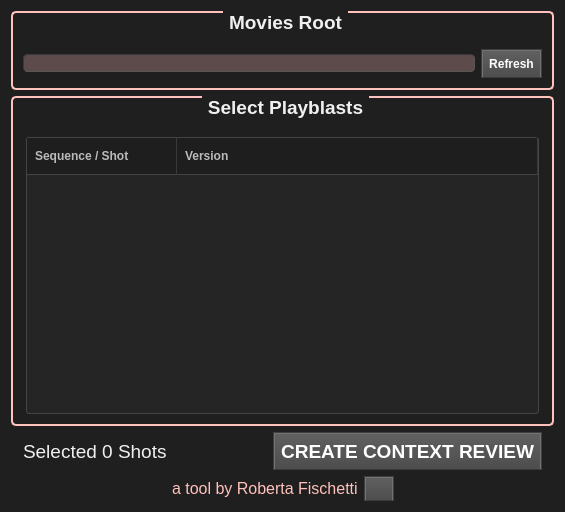
<?xml version="1.0" encoding="UTF-8"?>
<ui version="4.0">
 <class>wg_playblastReviewer</class>
 <widget class="QWidget" name="wg_playblastReviewer">
  <property name="geometry">
   <rect>
    <x>0</x>
    <y>0</y>
    <width>477</width>
    <height>512</height>
   </rect>
  </property>
  <property name="maximumSize">
   <size>
    <width>800</width>
    <height>600</height>
   </size>
  </property>
  <property name="font">
   <font>
    <family>Tahoma</family>
    <pointsize>13</pointsize>
   </font>
  </property>
  <property name="windowTitle">
   <string>Playblast In-Context Reviewer</string>
  </property>
  <property name="styleSheet">
   <string notr="true">/*
Dark Console Style Sheet for QT Applications
Author: Jaime A. Quiroga P.
Company: GTRONICK
Last updated: 24/05/2018, 17:12.
Available at: https://github.com/GTRONICK/QSS/blob/master/ConsoleStyle.qss
*/
QWidget {
	
	background-color: rgb(31, 31, 31);
	color: rgb(240, 240, 240);
	border-color: rgb(58, 58, 58);
}

QPlainTextEdit {
	background-color:rgb(0, 0, 0);
	color: rgb(200, 200, 200);
	selection-background-color: rgb(255, 153, 0);
	selection-color: rgb(0, 0, 0);
}

QTabWidget::pane {
    	border-top: 1px solid #000000;
}

QTabBar::tab {
 	background-color:rgb(0, 0, 0);
 	border-style: outset;
	border-width: 1px;
	border-right-color: qlineargradient(spread:pad, x1:0.4, y1:0.5, x2:0.6, y2:0.5, stop:0 rgba(115, 115, 115, 255), stop:1 rgba(62, 62, 62, 255));
	border-left-color: qlineargradient(spread:pad, x1:0.6, y1:0.5, x2:0.4, y2:0.5, stop:0 rgba(115, 115, 115, 255), stop:1 rgba(62, 62, 62, 255));
  border-bottom-color: rgb(58, 58, 58);
	border-bottom-width: 1px;
	border-top-width: 0px;
	border-style: solid;
	color: rgb(255, 153, 0);
	padding: 4px;
}

QTabBar::tab:selected, QTabBar::tab:hover {
   color: rgb(255, 255, 255);
   background-color:rgb(0, 0, 0);
   border-color:rgb(42, 42, 42);
   margin-left: 0px;
   margin-right: 0px;
   border-bottom-right-radius:4px;
   border-bottom-left-radius:4px;
}

QTabBar::tab:last:selected {
  background-color:rgb(0, 0, 0);
	border-color:rgb(42, 42, 42);
	margin-left: 0px;
  	margin-right: 0px;
	border-bottom-right-radius:4px;
	border-bottom-left-radius:4px;
}

QTabBar::tab:!selected {
   margin-bottom: 4px;
   border-bottom-right-radius:4px;
   border-bottom-left-radius:4px;
}

QPushButton{
	border-style: outset;
	border-width: 2px;
	border-top-color: qlineargradient(spread:pad, x1:0.5, y1:0.6, x2:0.5, y2:0.4, stop:0 rgba(115, 115, 115, 255), stop:1 rgba(62, 62, 62, 255));
	border-right-color: qlineargradient(spread:pad, x1:0.4, y1:0.5, x2:0.6, y2:0.5, stop:0 rgba(115, 115, 115, 255), stop:1 rgba(62, 62, 62, 255));
	border-left-color: qlineargradient(spread:pad, x1:0.6, y1:0.5, x2:0.4, y2:0.5, stop:0 rgba(115, 115, 115, 255), stop:1 rgba(62, 62, 62, 255));
	border-bottom-color: rgb(58, 58, 58);
	border-bottom-width: 1px;
	border-style: solid;
	color: rgb(255, 255, 255);
	padding: 6px;
	background-color: qlineargradient(spread:pad, x1:0.5, y1:1, x2:0.5, y2:0, stop:0 rgba(77, 77, 77, 255), stop:1 rgba(97, 97, 97, 255));
}

QPushButton:hover{
	border-style: outset;
	border-width: 2px;
	border-top-color: qlineargradient(spread:pad, x1:0.5, y1:0.6, x2:0.5, y2:0.4, stop:0 rgba(180, 180, 180, 255), stop:1 rgba(110, 110, 110, 255));
	border-right-color: qlineargradient(spread:pad, x1:0.4, y1:0.5, x2:0.6, y2:0.5, stop:0 rgba(180, 180, 180, 255), stop:1 rgba(110, 110, 110, 255));
	border-left-color: qlineargradient(spread:pad, x1:0.6, y1:0.5, x2:0.4, y2:0.5, stop:0 rgba(180, 180, 180, 255), stop:1 rgba(110, 110, 110, 255));
	border-bottom-color: rgb(115, 115, 115);
	border-bottom-width: 1px;
	border-style: solid;
	color: rgb(255, 255, 255);
	padding: 6px;
	background-color: qlineargradient(spread:pad, x1:0.5, y1:1, x2:0.5, y2:0, stop:0 rgba(107, 107, 107, 255), stop:1 rgba(157, 157, 157, 255));
}

QPushButton:pressed{
	border-style: outset;
	border-width: 2px;
	border-top-color: qlineargradient(spread:pad, x1:0.5, y1:0.6, x2:0.5, y2:0.4, stop:0 rgba(62, 62, 62, 255), stop:1 rgba(22, 22, 22, 255));
	border-right-color: qlineargradient(spread:pad, x1:0.4, y1:0.5, x2:0.6, y2:0.5, stop:0 rgba(115, 115, 115, 255), stop:1 rgba(62, 62, 62, 255));
	border-left-color: qlineargradient(spread:pad, x1:0.6, y1:0.5, x2:0.4, y2:0.5, stop:0 rgba(115, 115, 115, 255), stop:1 rgba(62, 62, 62, 255));
	border-bottom-color: rgb(58, 58, 58);
	border-bottom-width: 1px;
	border-style: solid;
	color: rgb(255, 255, 255);
	padding: 6px;
	background-color: qlineargradient(spread:pad, x1:0.5, y1:1, x2:0.5, y2:0, stop:0 rgba(77, 77, 77, 255), stop:1 rgba(97, 97, 97, 255));
}

QPushButton:disabled{
	border-style: outset;
	border-width: 2px;
	border-top-color: qlineargradient(spread:pad, x1:0.5, y1:0.6, x2:0.5, y2:0.4, stop:0 rgba(115, 115, 115, 255), stop:1 rgba(62, 62, 62, 255));
	border-right-color: qlineargradient(spread:pad, x1:0.4, y1:0.5, x2:0.6, y2:0.5, stop:0 rgba(115, 115, 115, 255), stop:1 rgba(62, 62, 62, 255));
	border-left-color: qlineargradient(spread:pad, x1:0.6, y1:0.5, x2:0.4, y2:0.5, stop:0 rgba(115, 115, 115, 255), stop:1 rgba(62, 62, 62, 255));
	border-bottom-color: rgb(58, 58, 58);
	border-bottom-width: 1px;
	border-style: solid;
	color: rgb(0, 0, 0);
	padding: 6px;
	background-color: qlineargradient(spread:pad, x1:0.5, y1:1, x2:0.5, y2:0, stop:0 rgba(57, 57, 57, 255), stop:1 rgba(77, 77, 77, 255));
}

QLineEdit {
	border-width: 1px; border-radius: 4px;
	border-color: rgb(58, 58, 58);
	border-style: inset;
	padding: 0 8px;
	color: rgb(255, 255, 255);
	background:rgb(101, 101, 101);
	selection-background-color: rgb(187, 187, 187);
	selection-color: rgb(60, 63, 65);
}

QProgressBar {
	text-align: center;
	color: rgb(255, 255, 255);
	border-width: 1px; 
	border-radius: 10px;
	border-color: rgb(58, 58, 58);
	border-style: inset;
}

QProgressBar::chunk {
	background-color: qlineargradient(spread:pad, x1:0.5, y1:0.7, x2:0.5, y2:0.3, stop:0 rgba(0, 200, 0, 255), stop:1 rgba(30, 230, 30, 255));
	border-radius: 10px;
}

QMenuBar {
	background:rgb(0, 0, 0);
	color: rgb(255, 153, 0);
}

QMenuBar::item {
  	spacing: 3px; 
	padding: 1px 4px;
  	background: transparent;
}

QMenuBar::item:selected { 
  	background:rgb(115, 115, 115);
}

QMenu {
	border-width: 2px; 
	border-radius: 10px;
	border-color: rgb(255, 153, 0);
	border-style: outset;
}

QMenu::item {
	spacing: 3px; 
	padding: 3px 15px;
}

QMenu::item:selected {
	spacing: 3px; 
	padding: 3px 15px;
	background:rgb(115, 115, 115);
	color:rgb(255, 255, 255);
	border-width: 1px; 
	border-radius: 10px;
	border-color: rgb(58, 58, 58);
	border-style: inset;
}

QCheckBox {
    spacing: 8px;
    color: white;
    font-size: 14px;
}

QCheckBox::indicator {
    width: 15px;
    height: 15px;
}

QCheckBox::indicator:unchecked {
	background-color: rgba(255, 193, 188, 125);
    border: 1px solid white;
    border-radius: 3px;
}
</string>
  </property>
  <layout class="QVBoxLayout" name="lay_playblastReviewer">
   <item>
    <widget class="QGroupBox" name="gb_moviesRoot">
     <property name="font">
      <font>
       <family>Tahoma</family>
       <pointsize>14</pointsize>
       <weight>75</weight>
       <bold>true</bold>
      </font>
     </property>
     <property name="autoFillBackground">
      <bool>false</bool>
     </property>
     <property name="styleSheet">
      <string notr="true">QGroupBox {
    border: 2px solid rgb(255, 193, 188);
    border-radius: 5px;
	margin-top: 1ex; /* leave space at the top for the title */
}

QGroupBox::title {
    subcontrol-origin: margin;
    subcontrol-position: top center; /* position at the top center */
    padding: 0 3px;
}</string>
     </property>
     <property name="title">
      <string>Movies Root</string>
     </property>
     <layout class="QVBoxLayout" name="verticalLayout_2">
      <item>
       <layout class="QHBoxLayout" name="lay_moviesRoot">
        <item>
         <widget class="QLineEdit" name="le_moviesRoot">
          <property name="styleSheet">
           <string notr="true">background-color: rgba(255, 193, 188, 70);</string>
          </property>
          <property name="readOnly">
           <bool>true</bool>
          </property>
         </widget>
        </item>
        <item>
         <widget class="QPushButton" name="btn_refresh">
          <property name="font">
           <font>
            <family>Tahoma</family>
            <weight>75</weight>
            <bold>true</bold>
           </font>
          </property>
          <property name="text">
           <string>Refresh</string>
          </property>
         </widget>
        </item>
       </layout>
      </item>
     </layout>
    </widget>
   </item>
   <item>
    <widget class="QGroupBox" name="qb_selectPlayblasts">
     <property name="font">
      <font>
       <family>Tahoma</family>
       <pointsize>14</pointsize>
       <weight>75</weight>
       <bold>true</bold>
      </font>
     </property>
     <property name="styleSheet">
      <string notr="true">QGroupBox {
    border: 2px solid rgb(255, 193, 188);
    border-radius: 5px;
	margin-top: 1ex; /* leave space at the top for the title */
}

QGroupBox::title {
    subcontrol-origin: margin;
    subcontrol-position: top center; /* position at the top center */
    padding: 0 3px;
}</string>
     </property>
     <property name="title">
      <string>Select Playblasts</string>
     </property>
     <layout class="QVBoxLayout" name="verticalLayout">
      <property name="leftMargin">
       <number>12</number>
      </property>
      <property name="topMargin">
       <number>12</number>
      </property>
      <property name="rightMargin">
       <number>12</number>
      </property>
      <item>
       <widget class="QTreeWidget" name="tw_playblastsTree">
        <property name="font">
         <font>
          <family>Tahoma</family>
          <pointsize>13</pointsize>
         </font>
        </property>
        <property name="styleSheet">
         <string notr="true">/* ============================================================
   TREE WIDGET
   ============================================================ */

QTreeWidget {
    background-color: #252525;
    alternate-background-color: #2d2d2d;

    color: #e6e6e6;

    border: 1px solid #444444;
    border-radius: 3px;

    outline: none;

    show-decoration-selected: 1;
}


/* ============================================================
   TREE — ITEMS
   ============================================================ */

QTreeWidget::item {
    background-color: transparent;

    border: 1px solid transparent;

    padding: 5px 4px;
}


/* Hover */

QTreeWidget::item:hover {
    background-color: rgba(255, 193, 188, 51);
}


/* Selected */

QTreeWidget::item:selected {
	background-color: rgba(255, 193, 188, 51);
	
	color: rgba(255, 193, 188, 76);
    
    border: 1px solid white;
}


/* ============================================================
   TREE — BRANCHES
   ============================================================ */

/*
    We deliberately don't use the vline.png / branch images
    from the example stylesheet.

    Qt will therefore use its native branch indicators.
*/

QTreeWidget::branch {
    background-color: transparent;
}


/* ============================================================
   TREE — CHECKBOXES
   ============================================================ */

QTreeWidget::indicator {
    width: 14px;
    height: 14px;
}




/* ============================================================
   TREE — HEADER
   ============================================================ */

QHeaderView {
    background-color: #1e1e1e;
}


QHeaderView::section {
    background-color: #1e1e1e;

    color: #bbbbbb;

    padding: 6px 8px;

    border: none;
    border-right: 1px solid #3a3a3a;
    border-bottom: 1px solid #444444;

    font-weight: bold;
}


/* Header hover */

</string>
        </property>
        <property name="frameShape">
         <enum>QFrame::Panel</enum>
        </property>
        <property name="frameShadow">
         <enum>QFrame::Raised</enum>
        </property>
        <property name="indentation">
         <number>40</number>
        </property>
        <property name="uniformRowHeights">
         <bool>true</bool>
        </property>
        <property name="itemsExpandable">
         <bool>false</bool>
        </property>
        <property name="allColumnsShowFocus">
         <bool>true</bool>
        </property>
        <property name="headerHidden">
         <bool>false</bool>
        </property>
        <property name="expandsOnDoubleClick">
         <bool>true</bool>
        </property>
        <property name="columnCount">
         <number>2</number>
        </property>
        <attribute name="headerVisible">
         <bool>true</bool>
        </attribute>
        <attribute name="headerCascadingSectionResizes">
         <bool>false</bool>
        </attribute>
        <attribute name="headerDefaultSectionSize">
         <number>150</number>
        </attribute>
        <attribute name="headerHighlightSections">
         <bool>false</bool>
        </attribute>
        <attribute name="headerMinimumSectionSize">
         <number>50</number>
        </attribute>
        <attribute name="headerShowSortIndicator" stdset="0">
         <bool>false</bool>
        </attribute>
        <attribute name="headerStretchLastSection">
         <bool>true</bool>
        </attribute>
        <column>
         <property name="text">
          <string>Sequence / Shot</string>
         </property>
         <property name="font">
          <font>
           <family>Tahoma</family>
           <pointsize>13</pointsize>
           <weight>75</weight>
           <bold>true</bold>
           <kerning>true</kerning>
          </font>
         </property>
        </column>
        <column>
         <property name="text">
          <string>Version</string>
         </property>
         <property name="font">
          <font>
           <family>Tahoma</family>
           <pointsize>13</pointsize>
           <weight>75</weight>
           <bold>true</bold>
          </font>
         </property>
         <property name="textAlignment">
          <set>AlignLeading|AlignVCenter</set>
         </property>
        </column>
       </widget>
      </item>
     </layout>
    </widget>
   </item>
   <item>
    <layout class="QHBoxLayout" name="lay_contextReview">
     <property name="leftMargin">
      <number>12</number>
     </property>
     <property name="rightMargin">
      <number>12</number>
     </property>
     <property name="bottomMargin">
      <number>0</number>
     </property>
     <item>
      <widget class="QLabel" name="tl_shotsSelected">
       <property name="font">
        <font>
         <family>Tahoma</family>
         <pointsize>14</pointsize>
        </font>
       </property>
       <property name="text">
        <string>Selected 0 Shots</string>
       </property>
      </widget>
     </item>
     <item>
      <spacer name="horizontalSpacer">
       <property name="orientation">
        <enum>Qt::Horizontal</enum>
       </property>
       <property name="sizeType">
        <enum>QSizePolicy::Fixed</enum>
       </property>
       <property name="sizeHint" stdset="0">
        <size>
         <width>100</width>
         <height>20</height>
        </size>
       </property>
      </spacer>
     </item>
     <item>
      <widget class="QPushButton" name="btn_createContextReview">
       <property name="font">
        <font>
         <family>Tahoma</family>
         <pointsize>14</pointsize>
         <weight>75</weight>
         <bold>true</bold>
        </font>
       </property>
       <property name="text">
        <string>CREATE CONTEXT REVIEW</string>
       </property>
      </widget>
     </item>
    </layout>
   </item>
   <item>
    <widget class="QFrame" name="qf_footer">
     <property name="styleSheet">
      <string notr="true"/>
     </property>
     <layout class="QHBoxLayout" name="lay_footer">
      <property name="leftMargin">
       <number>0</number>
      </property>
      <property name="topMargin">
       <number>0</number>
      </property>
      <property name="rightMargin">
       <number>0</number>
      </property>
      <property name="bottomMargin">
       <number>0</number>
      </property>
      <item>
       <spacer name="horizontalSpaceleft">
        <property name="orientation">
         <enum>Qt::Horizontal</enum>
        </property>
        <property name="sizeHint" stdset="0">
         <size>
          <width>40</width>
          <height>20</height>
         </size>
        </property>
       </spacer>
      </item>
      <item>
       <widget class="QLabel" name="lb_developer">
        <property name="font">
         <font>
          <family>Tahoma</family>
          <pointsize>12</pointsize>
         </font>
        </property>
        <property name="styleSheet">
         <string notr="true">color: rgb(255, 193, 188);</string>
        </property>
        <property name="text">
         <string>a tool by Roberta Fischetti</string>
        </property>
        <property name="wordWrap">
         <bool>false</bool>
        </property>
       </widget>
      </item>
      <item>
       <widget class="QPushButton" name="btn_help">
        <property name="maximumSize">
         <size>
          <width>30</width>
          <height>25</height>
         </size>
        </property>
        <property name="text">
         <string/>
        </property>
        <property name="icon">
         <iconset resource="playblast_reviewer_ui.qrc">
          <normaloff>:/reviewer/img/btn_help.png</normaloff>:/reviewer/img/btn_help.png</iconset>
        </property>
       </widget>
      </item>
      <item>
       <spacer name="horizontalSpacerright">
        <property name="orientation">
         <enum>Qt::Horizontal</enum>
        </property>
        <property name="sizeHint" stdset="0">
         <size>
          <width>40</width>
          <height>20</height>
         </size>
        </property>
       </spacer>
      </item>
     </layout>
    </widget>
   </item>
  </layout>
 </widget>
 <resources>
  <include location="playblast_reviewer_ui.qrc"/>
 </resources>
 <connections/>
</ui>
